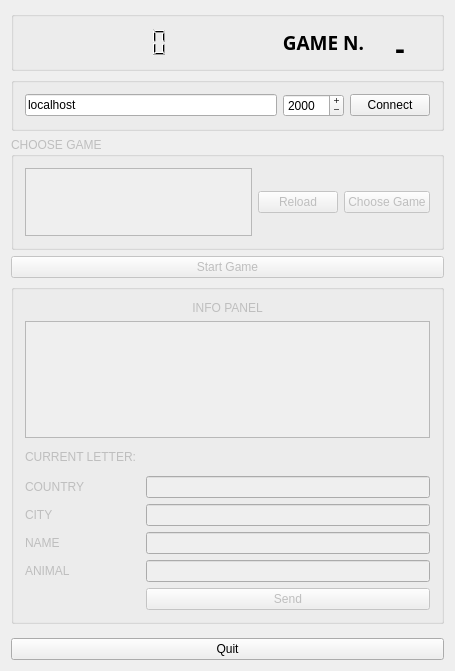
<?xml version="1.0" encoding="UTF-8"?>
<ui version="4.0">
 <class>MyWidget</class>
 <widget class="QWidget" name="MyWidget">
  <property name="geometry">
   <rect>
    <x>0</x>
    <y>0</y>
    <width>455</width>
    <height>671</height>
   </rect>
  </property>
  <property name="windowTitle">
   <string>Simple TCP client</string>
  </property>
  <layout class="QVBoxLayout" name="verticalLayout">
   <item>
    <widget class="QGroupBox" name="timerBox">
     <property name="minimumSize">
      <size>
       <width>0</width>
       <height>60</height>
      </size>
     </property>
     <property name="title">
      <string/>
     </property>
     <layout class="QHBoxLayout" name="horizontalLayout_2">
      <item>
       <widget class="QLCDNumber" name="timerNumber">
        <property name="frameShape">
         <enum>QFrame::NoFrame</enum>
        </property>
       </widget>
      </item>
      <item>
       <widget class="QLabel" name="gameNumberLabelLabel">
        <property name="maximumSize">
         <size>
          <width>120</width>
          <height>16777215</height>
         </size>
        </property>
        <property name="font">
         <font>
          <family>Courier 10 Pitch</family>
          <pointsize>14</pointsize>
          <weight>75</weight>
          <bold>true</bold>
         </font>
        </property>
        <property name="text">
         <string>GAME N.</string>
        </property>
        <property name="alignment">
         <set>Qt::AlignRight|Qt::AlignTrailing|Qt::AlignVCenter</set>
        </property>
       </widget>
      </item>
      <item>
       <widget class="QLabel" name="gameNumberLabel">
        <property name="maximumSize">
         <size>
          <width>60</width>
          <height>16777215</height>
         </size>
        </property>
        <property name="font">
         <font>
          <family>Courier 10 Pitch</family>
          <pointsize>22</pointsize>
          <weight>75</weight>
          <bold>true</bold>
         </font>
        </property>
        <property name="text">
         <string>-</string>
        </property>
        <property name="textFormat">
         <enum>Qt::RichText</enum>
        </property>
        <property name="alignment">
         <set>Qt::AlignCenter</set>
        </property>
       </widget>
      </item>
     </layout>
    </widget>
   </item>
   <item>
    <widget class="QGroupBox" name="connectGroup">
     <property name="title">
      <string/>
     </property>
     <layout class="QHBoxLayout" name="horizontalLayout">
      <item>
       <widget class="QLineEdit" name="hostLineEdit">
        <property name="text">
         <string>localhost</string>
        </property>
       </widget>
      </item>
      <item>
       <widget class="QSpinBox" name="portSpinBox">
        <property name="buttonSymbols">
         <enum>QAbstractSpinBox::PlusMinus</enum>
        </property>
        <property name="minimum">
         <number>1</number>
        </property>
        <property name="maximum">
         <number>65535</number>
        </property>
        <property name="value">
         <number>2000</number>
        </property>
       </widget>
      </item>
      <item>
       <widget class="QPushButton" name="conectBtn">
        <property name="text">
         <string>Connect</string>
        </property>
       </widget>
      </item>
     </layout>
    </widget>
   </item>
   <item>
    <widget class="QGroupBox" name="startGameBox">
     <property name="enabled">
      <bool>false</bool>
     </property>
     <property name="minimumSize">
      <size>
       <width>0</width>
       <height>100</height>
      </size>
     </property>
     <property name="layoutDirection">
      <enum>Qt::LeftToRight</enum>
     </property>
     <property name="title">
      <string>CHOOSE GAME</string>
     </property>
     <layout class="QHBoxLayout" name="horizontalLayout_3">
      <item>
       <widget class="QListWidget" name="chooseGameList">
        <property name="maximumSize">
         <size>
          <width>16777215</width>
          <height>100</height>
         </size>
        </property>
       </widget>
      </item>
      <item>
       <widget class="QPushButton" name="reloadGamesBtn">
        <property name="text">
         <string>Reload</string>
        </property>
       </widget>
      </item>
      <item>
       <widget class="QPushButton" name="chooseGameBtn">
        <property name="enabled">
         <bool>false</bool>
        </property>
        <property name="text">
         <string>Choose Game</string>
        </property>
       </widget>
      </item>
     </layout>
    </widget>
   </item>
   <item>
    <widget class="QPushButton" name="startGameBtn">
     <property name="enabled">
      <bool>false</bool>
     </property>
     <property name="text">
      <string>Start Game</string>
     </property>
    </widget>
   </item>
   <item>
    <widget class="QGroupBox" name="talkGroup">
     <property name="enabled">
      <bool>false</bool>
     </property>
     <property name="maximumSize">
      <size>
       <width>16777215</width>
       <height>400</height>
      </size>
     </property>
     <property name="title">
      <string/>
     </property>
     <layout class="QGridLayout" name="gridLayout">
      <item row="15" column="1">
       <widget class="QPushButton" name="sendBtn">
        <property name="text">
         <string>Send</string>
        </property>
       </widget>
      </item>
      <item row="7" column="1">
       <widget class="QLineEdit" name="msgLineEdit4"/>
      </item>
      <item row="3" column="1">
       <widget class="QLineEdit" name="msgLineEdit"/>
      </item>
      <item row="6" column="1">
       <widget class="QLineEdit" name="msgLineEdit3"/>
      </item>
      <item row="4" column="1">
       <widget class="QLineEdit" name="msgLineEdit2"/>
      </item>
      <item row="4" column="0">
       <widget class="QLabel" name="label2City">
        <property name="text">
         <string>CITY</string>
        </property>
       </widget>
      </item>
      <item row="3" column="0">
       <widget class="QLabel" name="label1Country">
        <property name="maximumSize">
         <size>
          <width>16777215</width>
          <height>16777215</height>
         </size>
        </property>
        <property name="text">
         <string>COUNTRY</string>
        </property>
       </widget>
      </item>
      <item row="7" column="0">
       <widget class="QLabel" name="label4Animal">
        <property name="text">
         <string>ANIMAL</string>
        </property>
       </widget>
      </item>
      <item row="6" column="0">
       <widget class="QLabel" name="label3Name">
        <property name="text">
         <string>NAME</string>
        </property>
       </widget>
      </item>
      <item row="0" column="0" colspan="2">
       <widget class="QLabel" name="infoLabel">
        <property name="maximumSize">
         <size>
          <width>16777215</width>
          <height>30</height>
         </size>
        </property>
        <property name="text">
         <string>INFO PANEL</string>
        </property>
        <property name="alignment">
         <set>Qt::AlignCenter</set>
        </property>
       </widget>
      </item>
      <item row="1" column="0" colspan="2">
       <widget class="QTextEdit" name="msgsTextEdit">
        <property name="maximumSize">
         <size>
          <width>16777215</width>
          <height>150</height>
         </size>
        </property>
        <property name="readOnly">
         <bool>true</bool>
        </property>
       </widget>
      </item>
      <item row="2" column="0">
       <widget class="QLabel" name="letterLabelLabel">
        <property name="text">
         <string>CURRENT LETTER: </string>
        </property>
       </widget>
      </item>
      <item row="2" column="1">
       <widget class="QLabel" name="letterLabel">
        <property name="font">
         <font>
          <family>Courier 10 Pitch</family>
          <pointsize>14</pointsize>
          <weight>75</weight>
          <bold>true</bold>
         </font>
        </property>
        <property name="text">
         <string/>
        </property>
       </widget>
      </item>
     </layout>
    </widget>
   </item>
   <item>
    <spacer name="verticalSpacer">
     <property name="orientation">
      <enum>Qt::Vertical</enum>
     </property>
     <property name="sizeHint" stdset="0">
      <size>
       <width>20</width>
       <height>40</height>
      </size>
     </property>
    </spacer>
   </item>
   <item>
    <widget class="QPushButton" name="quitBtn">
     <property name="text">
      <string>Quit</string>
     </property>
    </widget>
   </item>
  </layout>
 </widget>
 <layoutdefault spacing="6" margin="11"/>
 <tabstops>
  <tabstop>portSpinBox</tabstop>
  <tabstop>hostLineEdit</tabstop>
  <tabstop>conectBtn</tabstop>
  <tabstop>msgsTextEdit</tabstop>
 </tabstops>
 <resources/>
 <connections/>
</ui>
